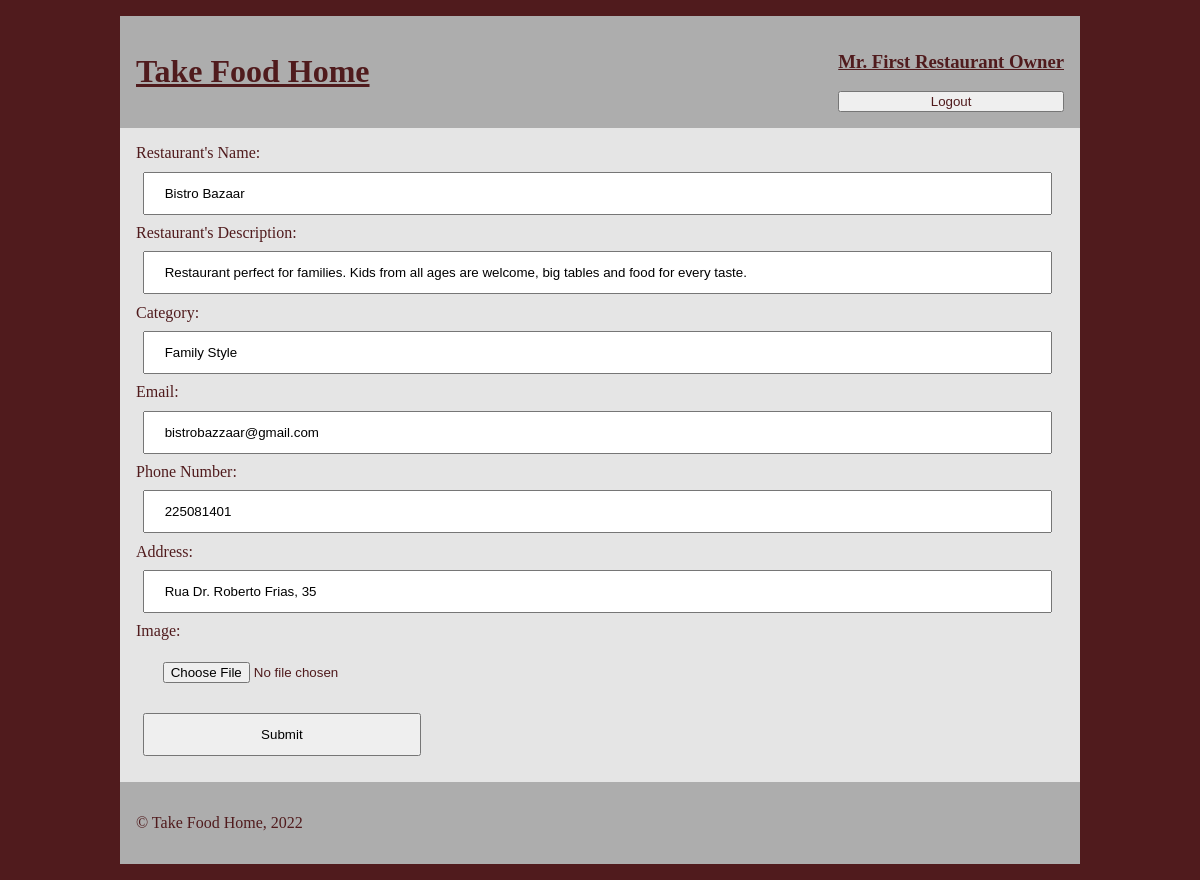
Screenshot of /restaurant-info-edit-page.php?id=1 (signed in) with the database file from the repository.
### tables this page shows
CREATE TABLE Restaurant(
    restaurantID    INTEGER PRIMARY KEY,
    name            VARCHAR(32) UNIQUE NOT NULL,
    description     VARCHAR(500) DEFAULT 'The owner has not provided a description for this restaurant yet.',
    address         VARCHAR(64) UNIQUE NOT NULL,
    email           VARCHAR(32),
    phoneNumber     CHAR(9) NOT NULL,
    category        VARCHAR(16),
    ownerID         INTEGER REFERENCES USER(userID),
    picture        TEXT NOT NULL
);

### restaurant-info-edit-page.php (called while the page is built, shortened)
<?php
    require_once('php/output-functions/forms/draw-restaurant-edit-form.php');
    require_once('php/output-functions/draw-header.php');
    require_once('php/output-functions/draw-footer.php');
    outputRestaurantEditForm();
?>

### database/data-fetching/restaurants.php (called while the page is built, shortened)
<?php
    function getRestaurantInfo($db, $restaurant_id) {
        $stmt = $db->prepare(
            'SELECT *
            FROM Restaurant
            WHERE restaurantID = :id'
        );
        $stmt->bindParam(':id', $restaurant_id);
        $stmt->execute();
        $restaurant_info = $stmt->fetch();
        return $restaurant_info;
    }
?>

### php/output-functions/forms/draw-restaurant-edit-form.php (the view, shortened to what this page needs)
<?php
    function outputRestaurantEditForm() {
        require_once('database/db-connection.php');
        require_once('database/data-fetching/restaurants.php');
        $restaurantID = preg_replace("/[^0-9\s]/", '', $_GET['id']);
        $db = getDatabaseConnection('database/restaurants.db');
        $current_restaurant_info = getRestaurantInfo($db, $restaurantID);
        $action_link = "../../php/actions/edit-restaurant-info.php?id=" . $restaurantID ?>
        <main>
            <section id="restaurantInfo">
                <form action=<?=$action_link?>  method='post' enctype="multipart/form-data">
                    Restaurant's Name:<input type="text" name="name" value="<?=$current_restaurant_info['name']?>">
                    Restaurant's Description:<input type="text" name="description" value="<?=$current_restaurant_info['description']?>">
                    Category:<input type="text" name="category" value="<?=$current_restaurant_info['category']?>">
                    Email:<input type="email"  name="email" value=<?=$current_restaurant_info['email']?>>
                    Phone Number: <input type="number"  name="phone" value=<?=$current_restaurant_info['phoneNumber']?>>
                    Address: <input type="text"  name="address" value="<?=$current_restaurant_info['address']?>">
                    Image: <input type="file" , name="picture" id="picture">
                    <input class="submit" type="submit" value="Submit">
                </form>
            </section>
        </main>
    <?php
    }
?>

### css/style.css (style rules this page uses)
body { --main-color: #501B1D; --background-color: #E5E5E5; --secondary-color: #ADADAD; width: 60em; margin: 1em auto; background-color: var(--main-color); }
main { background-color: var(--main-color); color: var(--main-color); }
main form { background-color: var(--background-color); padding: 1em; }
main input { width: 98%; padding: 12px 20px; margin: 0.7em 0.5em; box-sizing: border-box; }
.submit { width: 30%; padding: 12px 20px; margin: 0.7em 0.5em; box-sizing: border-box; }

### rows the page displays
restaurant: name "Bistro Bazaar", description "Restaurant perfect for families. Kids from all ages are welcome, big tables and food for every taste.", category "Family Style", email "bistrobazzaar@gmail.com", phone "225081401", address "Rua Dr. Roberto Frias, 35"

### other values shown
$_SESSION['name'] "Mr. First Restaurant Owner"
